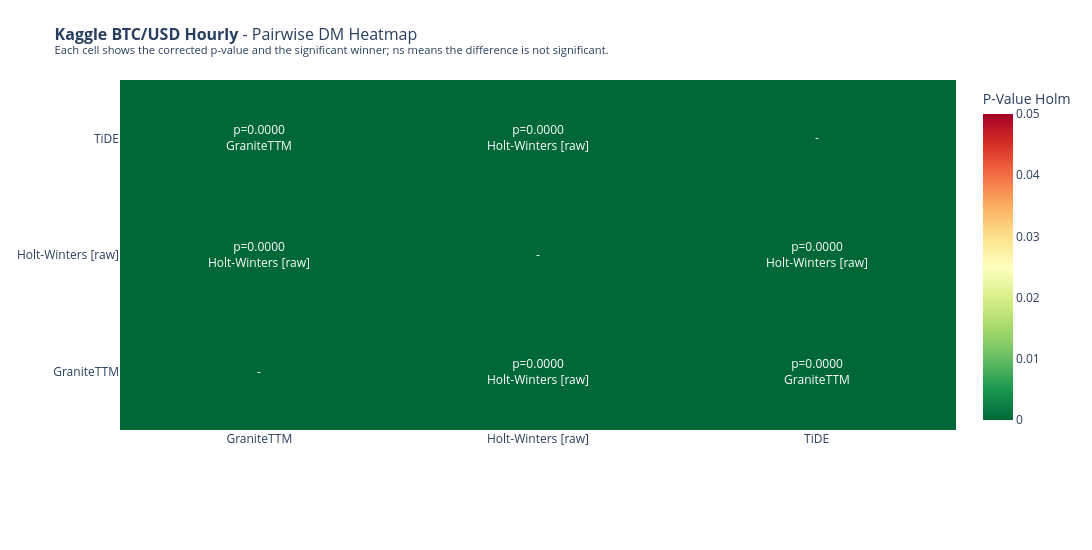
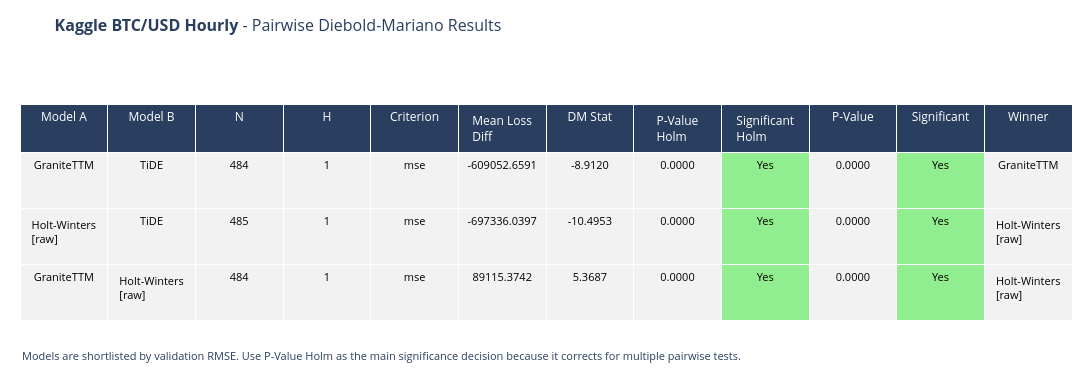

Here is the notebook cell these charts were saved with, in order:
### Code cell
# 11. DM table + heatmap

fig_dm_heatmap = plot_dm_heatmap(dm_pairwise_df, DATASET_NAME)
fig_dm_pairwise = plot_dm_results(dm_pairwise_df, DATASET_NAME)

if fig_dm_heatmap:
    fig_dm_heatmap.show()

if fig_dm_pairwise:
    fig_dm_pairwise.show()

### Figure 1 — Plotly figure (JSON) as saved in the notebook; plotly's stock layout.template omitted (floating-point values rounded to 4 significant figures)
{"data": [{"colorbar": {"title": {"text": "P-Value Holm"}}, "colorscale": [[0, "rgb(0,104,55)"], [0.1, "rgb(26,152,80)"], [0.2, "rgb(102,189,99)"], [0.3, "rgb(166,217,106)"], [0.4, "rgb(217,239,139)"], [0.5, "rgb(255,255,191)"], [0.6, "rgb(254,224,139)"], [0.7, "rgb(253,174,97)"], [0.8, "rgb(244,109,67)"], [0.9, "rgb(215,48,39)"], [1, "rgb(165,0,38)"]], "hovertemplate": "<b>%{y}</b> vs <b>%{x}</b><br>%{text}<extra></extra>", "text": [["-", "p=0.0000<br>Holt-Winters [raw]", "p=0.0000<br>GraniteTTM"], ["p=0.0000<br>Holt-Winters [raw]", "-", "p=0.0000<br>Holt-Winters [raw]"], ["p=0.0000<br>GraniteTTM", "p=0.0000<br>Holt-Winters [raw]", "-"]], "texttemplate": "%{text}", "type": "heatmap", "x": ["GraniteTTM", "Holt-Winters [raw]", "TiDE"], "y": ["GraniteTTM", "Holt-Winters [raw]", "TiDE"], "z": [[0.0, 1.234e-07, 0.0], [1.234e-07, 0.0, 0.0], [0.0, 0.0, 0.0]], "zmax": 0.05, "zmin": 0}], "layout": {"height": 550, "margin": {"b": 120, "l": 120, "r": 30, "t": 80}, "title": {"font": {"size": 16}, "text": "<b>Kaggle BTC/USD Hourly</b> - Pairwise DM Heatmap<br><sup>Each cell shows the corrected p-value and the significant winner; ns means the difference is not significant.</sup>"}, "width": 1700}}

### Figure 2 — Plotly figure (JSON) as saved in the notebook; plotly's stock layout.template omitted (floating-point values rounded to 4 significant figures)
{"data": [{"cells": {"align": "center", "fill": {"color": [["#f2f2f2", "#f2f2f2", "#f2f2f2"], ["#f2f2f2", "#f2f2f2", "#f2f2f2"], ["#f2f2f2", "#f2f2f2", "#f2f2f2"], ["#f2f2f2", "#f2f2f2", "#f2f2f2"], ["#f2f2f2", "#f2f2f2", "#f2f2f2"], ["#f2f2f2", "#f2f2f2", "#f2f2f2"], ["#f2f2f2", "#f2f2f2", "#f2f2f2"], ["#f2f2f2", "#f2f2f2", "#f2f2f2"], ["lightgreen", "lightgreen", "lightgreen"], ["#f2f2f2", "#f2f2f2", "#f2f2f2"], ["lightgreen", "lightgreen", "lightgreen"], ["#f2f2f2", "#f2f2f2", "#f2f2f2"]]}, "font": {"color": "black", "size": 11}, "format": [null, null, ".0f", ".0f", null, ".4f", ".4f", ".4f", null, ".4f", null, null], "height": 56, "values": [["GraniteTTM", "Holt-Winters [raw]", "GraniteTTM"], ["TiDE", "TiDE", "Holt-Winters [raw]"], [484, 485, 484], [1, 1, 1], ["mse", "mse", "mse"], [-609100.0, -697300.0, 89120.0], [-8.912, -10.5, 5.369], [0, 0, 1.234e-07], ["Yes", "Yes", "Yes"], [0, 0, 1.234e-07], ["Yes", "Yes", "Yes"], ["GraniteTTM", "Holt-Winters [raw]", "Holt-Winters [raw]"]]}, "header": {"align": "center", "fill": {"color": "#2a3f5f"}, "font": {"color": "white", "size": 12}, "height": 40, "values": ["Model A", "Model B", "N", "H", "Criterion", "Mean Loss Diff", "DM Stat", "P-Value Holm", "Significant Holm", "P-Value", "Significant", "Winner"]}, "type": "table"}], "layout": {"annotations": [{"align": "left", "showarrow": false, "text": "<span style='font-size:11px'>Models are shortlisted by validation RMSE. Use P-Value Holm as the main significance decision because it corrects for multiple pairwise tests.</span>", "x": 0, "xanchor": "left", "xref": "paper", "y": 0, "yanchor": "top", "yref": "paper", "yshift": -10}], "height": 374, "margin": {"b": 38, "l": 20, "r": 20, "t": 104}, "title": {"font": {"size": 16}, "pad": {"b": 6, "t": 10}, "text": "<b>Kaggle BTC/USD Hourly</b> - Pairwise Diebold-Mariano Results", "y": 0.975, "yanchor": "top"}, "width": 1700}}
